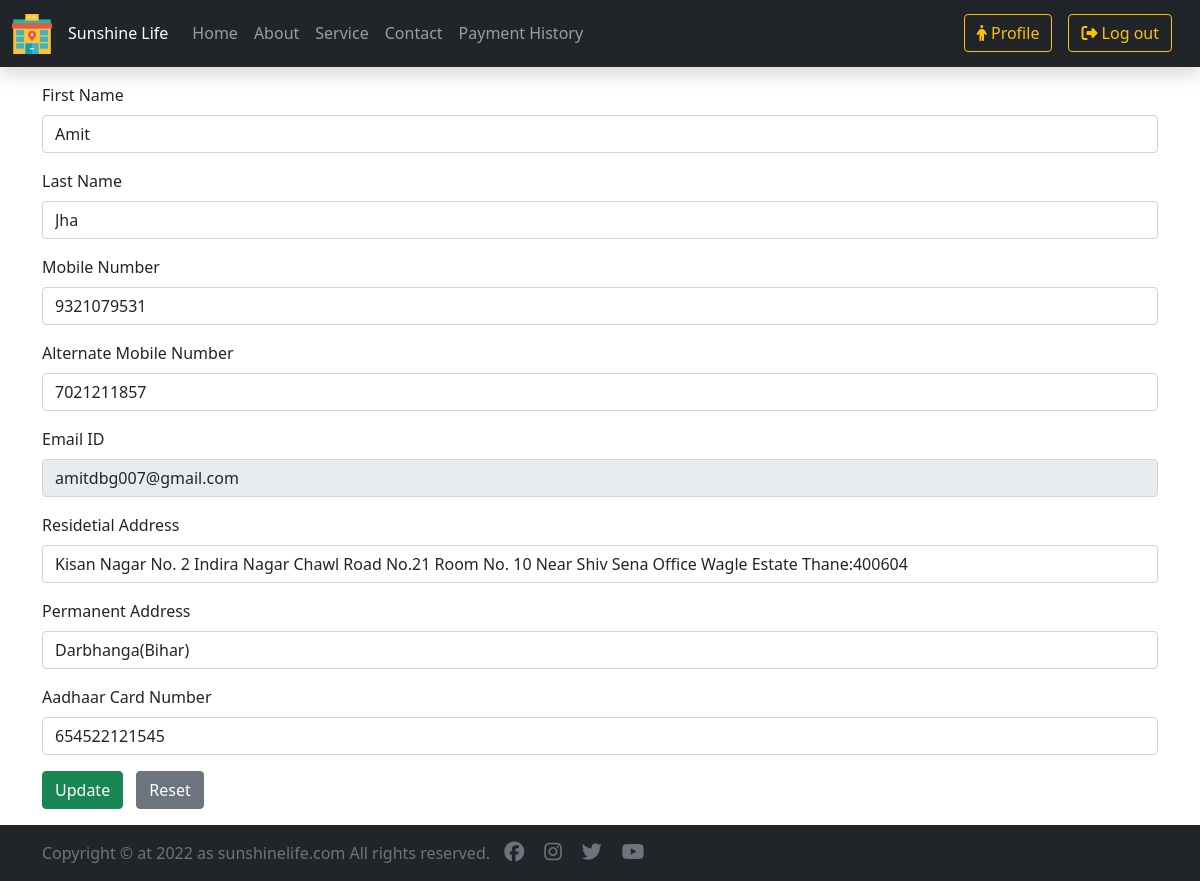
/requester_edit.php (signed in), run on the app's committed database.
### tables this page shows
CREATE TABLE `registration_form` (
  `sr_no` int(11) NOT NULL,
  `first_name` varchar(11) NOT NULL,
  `last_name` varchar(11) NOT NULL,
  `mobile_number` varchar(50) NOT NULL,
  `alternate_mobile_number` varchar(50) NOT NULL,
  `email_id` varchar(50) NOT NULL,
  `residential_address` text NOT NULL,
  `permanent_address` text NOT NULL,
  `aadhaar_card_number` varchar(12) NOT NULL,
  `user_password` varchar(15) NOT NULL,
  `confirm_password` varchar(15) NOT NULL
);

### requester_edit.php (the view, shortened to what this page needs)
<?php
    include "includes/header.php";
?>
    <?php
        include "conn.php";
        if(isset($_SESSION['is_login'])) {
            $email_id = $_SESSION['email_id'];
        }
        else {
            header("Location: login.php");
        }
        $sql = "SELECT first_name, last_name, mobile_number, alternate_mobile_number, email_id, residential_address, permanent_address, aadhaar_card_number FROM registration_form WHERE email_id = '$email_id'";
        $result = $conn->query($sql);
        if($result->num_rows == 1) {
            $row = $result->fetch_assoc();
            $first_name = $row['first_name'];
            $last_name = $row['last_name'];
            $mobile_number = $row['mobile_number'];
            $alternate_mobile_number = $row['alternate_mobile_number'];
            $residential_address = $row['residential_address'];
            $permanent_address = $row['permanent_address'];
            $aadhaar_card_number = $row['aadhaar_card_number'];
        }
    ?>
    <div class="container my-3">
        <form class="row g-3" action="requester_edit.php" method="post">
            <div class="col-md-12">
                <label for="first_customer_name" class="form-label">First Name</label>
                <input type="text" class="form-control" id="first_customer_name" name="first_name"
                    value="<?php echo $first_name ?>">
            </div>
            <div class="col-md-12">
                <label for="last_customer_name" class="form-label">Last Name</label>
                <input type="text" class="form-control" id="Last_customer_name" name="last_name"
                    value="<?php echo $last_name ?>">
            </div>
            <div class="col-md-12">
                <label for="mobile_number" class="form-label">Mobile Number</label>
                <input type="number" class="form-control" id="mobile_number" name="mobile_number"
                    value="<?php echo $mobile_number ?>">
            </div>
            <div class="col-md-12">
                <label for="alternate_mobile_number" class="form-label">Alternate Mobile Number</label>
                <input type="number" class="form-control" id="alternate_mobile_number" name="alternate_mobile_number"
                    value="<?php echo $alternate_mobile_number ?>">
            </div>
            <div class="col-md-12">
                <label for="user-email" class="form-label">Email ID</label>
                <input type="email" class="form-control" id="user-email" name="user_email_id"
                    value="<?php echo $email_id ?>" readonly>
            </div>
            <div class="col-12">
                <label for="inputAddress" class="form-label"> Residetial Address</label>
                <input type="text" class="form-control" id="inputAddress" name="residential_address"
                    value="<?php echo $residential_address ?>">
            </div>
            <div class="col-12">
                <label for="inputAddress2" class="form-label">Permanent Address</label>
                <input type="text" class="form-control" id="inputAddress2" name="permanent_address"
                    value="<?php echo $permanent_address ?>">
            </div>
            <div class="col-12">
                <label for="Aadhaar" class="form-label">Aadhaar Card Number</label>
                <input type="number" class="form-control" id="Aadhaar" name="aadhaar_card_number"
                    value="<?php echo $aadhaar_card_number ?>">
            </div>
            <div class="col-1">
                <button type="submit" class="btn btn-success" name="update">Update</button>
            </div>
            <div class="col-11">
                <button type="reset" class="btn btn-secondary">Reset</button>
            </div>
        </form>
    </div>
<?php
    include "includes/footer.php";
?>

### data on the page
registration_form: first_name "Amit", last_name "Jha", mobile_number "9321079531", alternate_mobile_number "7021211857", residential_address "Kisan Nagar No. 2 Indira Nagar Chawl Road No.21 Room No. 10 Near Shiv Sena Office Wagle Estate Thane:400604", permanent_address "Darbhanga(Bihar)", aadhaar_card_number "654522121545"
